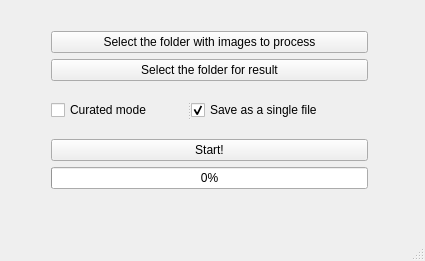
<?xml version="1.0" encoding="UTF-8"?>
<ui version="4.0">
 <class>mainWindow</class>
 <widget class="QMainWindow" name="mainWindow">
  <property name="geometry">
   <rect>
    <x>0</x>
    <y>0</y>
    <width>425</width>
    <height>261</height>
   </rect>
  </property>
  <property name="windowTitle">
   <string>ViralPlaqCounter</string>
  </property>
  <widget class="QWidget" name="centralwidget">
   <widget class="QWidget" name="">
    <property name="geometry">
     <rect>
      <x>51</x>
      <y>31</y>
      <width>317</width>
      <height>158</height>
     </rect>
    </property>
    <layout class="QVBoxLayout" name="verticalLayout">
     <item>
      <widget class="QPushButton" name="pushButton">
       <property name="text">
        <string>Select the folder with images to process</string>
       </property>
      </widget>
     </item>
     <item>
      <widget class="QPushButton" name="pushButton_2">
       <property name="text">
        <string>Select the folder for result</string>
       </property>
      </widget>
     </item>
     <item>
      <widget class="QSplitter" name="splitter">
       <property name="orientation">
        <enum>Qt::Horizontal</enum>
       </property>
       <widget class="QCheckBox" name="checkBox">
        <property name="text">
         <string>Curated mode</string>
        </property>
       </widget>
       <widget class="QCheckBox" name="checkBox_2">
        <property name="text">
         <string>Save as a single file</string>
        </property>
        <property name="checked">
         <bool>true</bool>
        </property>
       </widget>
      </widget>
     </item>
     <item>
      <widget class="QPushButton" name="pushButton_3">
       <property name="text">
        <string>Start!</string>
       </property>
      </widget>
     </item>
     <item>
      <widget class="QProgressBar" name="progressBar">
       <property name="value">
        <number>0</number>
       </property>
      </widget>
     </item>
    </layout>
   </widget>
  </widget>
  <widget class="QMenuBar" name="menubar">
   <property name="geometry">
    <rect>
     <x>0</x>
     <y>0</y>
     <width>425</width>
     <height>26</height>
    </rect>
   </property>
  </widget>
  <widget class="QStatusBar" name="statusbar"/>
 </widget>
 <resources/>
 <connections/>
</ui>
